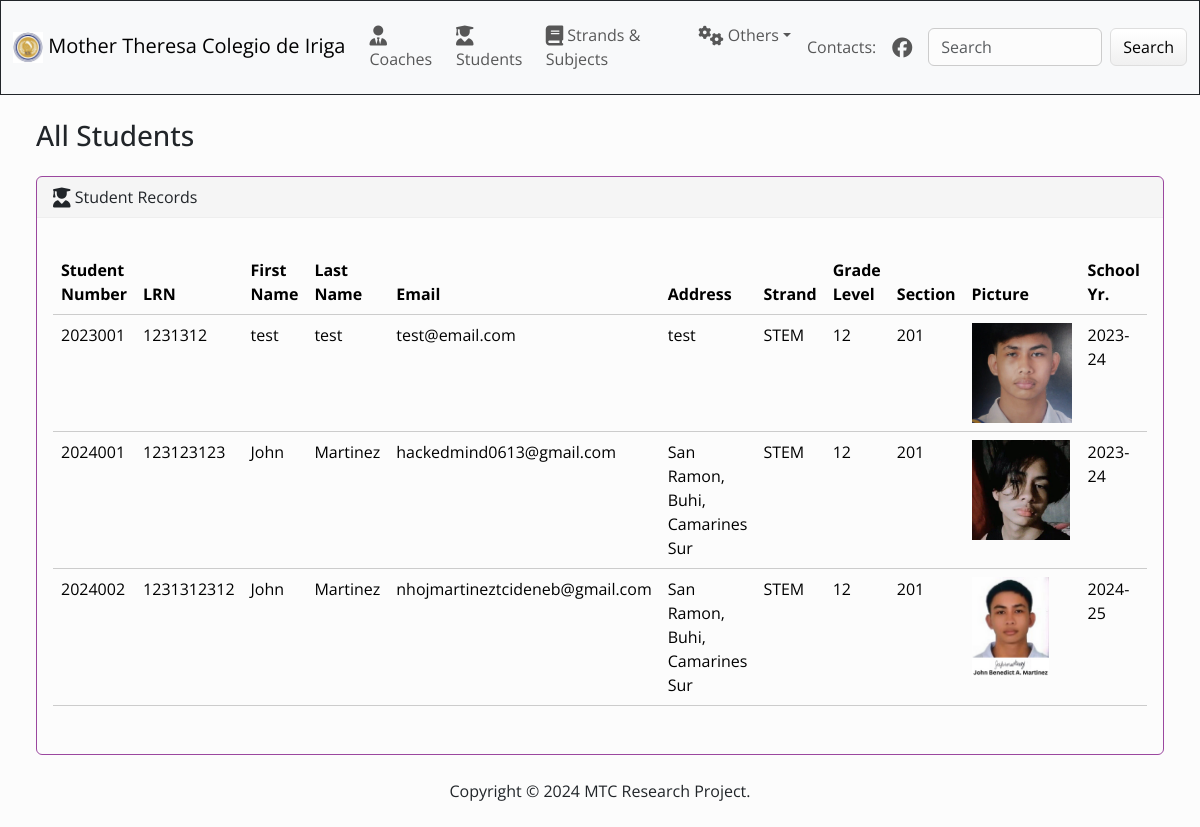
The page /students/ on the database its author committed.
### main/models.py (models this page shows, shortened)
class Student(models.Model):
    school_year = models.CharField(max_length=50, choices=SCHOOL_YEAR_CHOICES, default='2023-24')
    studentNumber = models.CharField(max_length=50, unique=True, editable=False)
    LRN = models.PositiveIntegerField()
    firstName = models.CharField(max_length=50)
    lastName = models.CharField(max_length=50)
    email = models.EmailField(max_length=50)
    addrs = models.CharField(max_length=100)
    strand = models.CharField(max_length=20, choices=STRAND)
    gradeLevel = models.CharField(max_length=50, choices=grade_level)
    section = models.CharField(max_length=3, validators=[RegexValidator(r'^\d{1,3}$')])
    picture = models.ImageField()
    created_at = models.DateTimeField(default=timezone.now)

### main/views.py (the view)
# urls.py: path("students/", views.student_list, name='students'),
def student_list(request):
    if request.method == 'POST':
        form = Student(request.POST, request.FILES)
        if form.is_valid():
            form.save()
    else:
        form = Student()
    return render(request, 'main/student_list.html' , {
        'students': Student.objects.all()
    })

### main/templates/main/student_list.html (shortened to what this page needs)
{% extends 'main/index.html' %}
{% block index %}
<div class="container-fluid">
  <h3 class="m-4">All Students</h3>
  <div class="row">
    <div class="col-12">
      {% if students %}
      <div class="card border-danger ms-4 me-4 mb-4">
        <div class="card-header">
          <i class="fa-solid fa-user-graduate fa-lg"></i> Student Records
        </div>
        <div class="card-body">
          <p class="card-text">
            <div class="table-responsive">
              <table class="table table-hover">
                <thead>
                  <tr>
                    <th scope="col">Student Number</th>
                    <th scope="col">LRN</th>
                    <th scope="col">First Name</th>
                    <th scope="col">Last Name</th>
                    <th scope="col">Email</th>
                    <th scope="col">Address</th>
                    <th scope="col">Strand</th>
                    <th scope="col">Grade Level</th>
                    <th scope="col">Section</th>
                    <th scope="col">Picture</th>
                    <th scope="col">School Yr.</th>
                  </tr>
                </thead>
                <tbody>
                  {% for student in students %}
                    <tr>
                      <td>{{ student.studentNumber }}</td>
                      <td>{{ student.LRN }}</td>
                      <td>{{ student.firstName }} </td>
                      <td>{{ student.lastName }}</td>
                      <td>{{ student.email }}</td>
                      <td>{{ student.addrs }}</td>
                      <td>{{ student.strand }}</td>
                      <td>{{ student.gradeLevel }}</td>
                      <td>{{ student.section }}</td>
                      <td><img src="{{ student.picture.url }}" alt="{{ student.firstName }}'s Picture" style="max-width: 100px; max-height: 100px;" class="img-fluid zoomable-image" data-bs-toggle="modal" data-bs-target="#imageModal{{ student.id }}">
                      <td>{{ student.school_year }}</td>
                    </tr>
                  {% endfor %}
                </tbody>
              </table>
            </div>
          </p>
        </div>
      </div>
      {% else %}
      <h5 class="alert alert-primary ms-4 me-4">No Student Records</h5>
      {% endif %}
    </div>
  </div>
</div>
{% endblock %}

### main/templates/main/index.html (shortened to what this page needs)
{% load static %}
<!DOCTYPE html>
<html lang="en">
<head>
    <link rel="stylesheet" href="https://cdnjs.cloudflare.com/ajax/libs/font-awesome/6.5.1/css/all.min.css"/>
    <link href="{% static 'css/bootstrap.min.css' %}" rel="stylesheet">
</head>
<body class="d-flex flex-column min-vh-100">
    {% include 'main/navbar.html' %}
    {% block index %}{% endblock %}
    <footer class="mt-auto mb-4">
        <div class="text-center">
            <span>
                Copyright &copy; <script>document.write(new Date().getFullYear())</script> MTC Research Project.
            </span>
        </div>
    </footer>
</body>
</html>

### main/templates/main/navbar.html (shortened to what this page needs)
{% load static %}
<nav class="navbar navbar-expand-lg bg-body-tertiary">
    <div class="container-fluid">
      <a class="navbar-brand" href="/">
        <img width="30" height="31" src="{% static 'img/logo.ico' %}"></img> Mother Theresa Colegio de Iriga</a>
      <div class="collapse navbar-collapse" id="navbarColor04">
        <ul class="navbar-nav me-auto">
          <li class="nav-item">
            <a class="nav-link" href="{% url 'coaches' %}">
                <i class="fa-solid fa-user-tie fa-lg"></i> Coaches</a>
          </li>
          <li class="nav-item">
            <a class="nav-link" href="{% url 'students' %}">
                <i class="fa-solid fa-user-graduate fa-lg"></i> Students</a>
          </li>
          <li class="nav-item">
            <a class="nav-link" href="#">
                <i class="fa-solid fa-book fa-lg"></i> Strands & Subjects</a>
          </li>
          <li class="nav-item dropdown">
            <a class="nav-link dropdown-toggle" data-bs-toggle="dropdown" href="#" role="button" aria-haspopup="true" aria-expanded="false">
                <i class="fa-solid fa-gears fa-lg"></i> Others</a>
          </li>
        </ul>
        <ul class="navbar-nav me-2">
          <li class="nav-item">
            <span class="nav-link">Contacts:</span>
          </li>
          <li class="nav-item">
            <a class="nav-link" href="https://www.facebook.com/MTCIriga">
              <i class="fa-brands fa-facebook fa-lg"></i>
            </a>
          </li>
        </ul>
        <form class="d-flex">
          <input class="form-control me-sm-2" type="search" placeholder="Search">
          <button class="btn btn-secondary my-2 my-sm-0" type="submit">Search</button>
        </form>
      </div>
    </div>
  </nav>

### rows shown on the page
Student: studentNumber "2023001", LRN "1231312", firstName "test", lastName "test", email "test@email.com", addrs "test", strand "STEM", gradeLevel "12", section "201", picture (picture), school_year "2023-24"
Student: studentNumber "2024001", LRN "123123123", firstName "John", lastName "Martinez", email "hackedmind0613@gmail.com", addrs "San Ramon, Buhi, Camarines Sur", strand "STEM", gradeLevel "12", section "201", picture (picture), school_year "2023-24"
Student: studentNumber "2024002", LRN "1231312312", firstName "John", lastName "Martinez", email "nhojmartineztcideneb@gmail.com", addrs "San Ramon, Buhi, Camarines Sur", strand "STEM", gradeLevel "12", section "201", picture (picture), school_year "2024-25"
